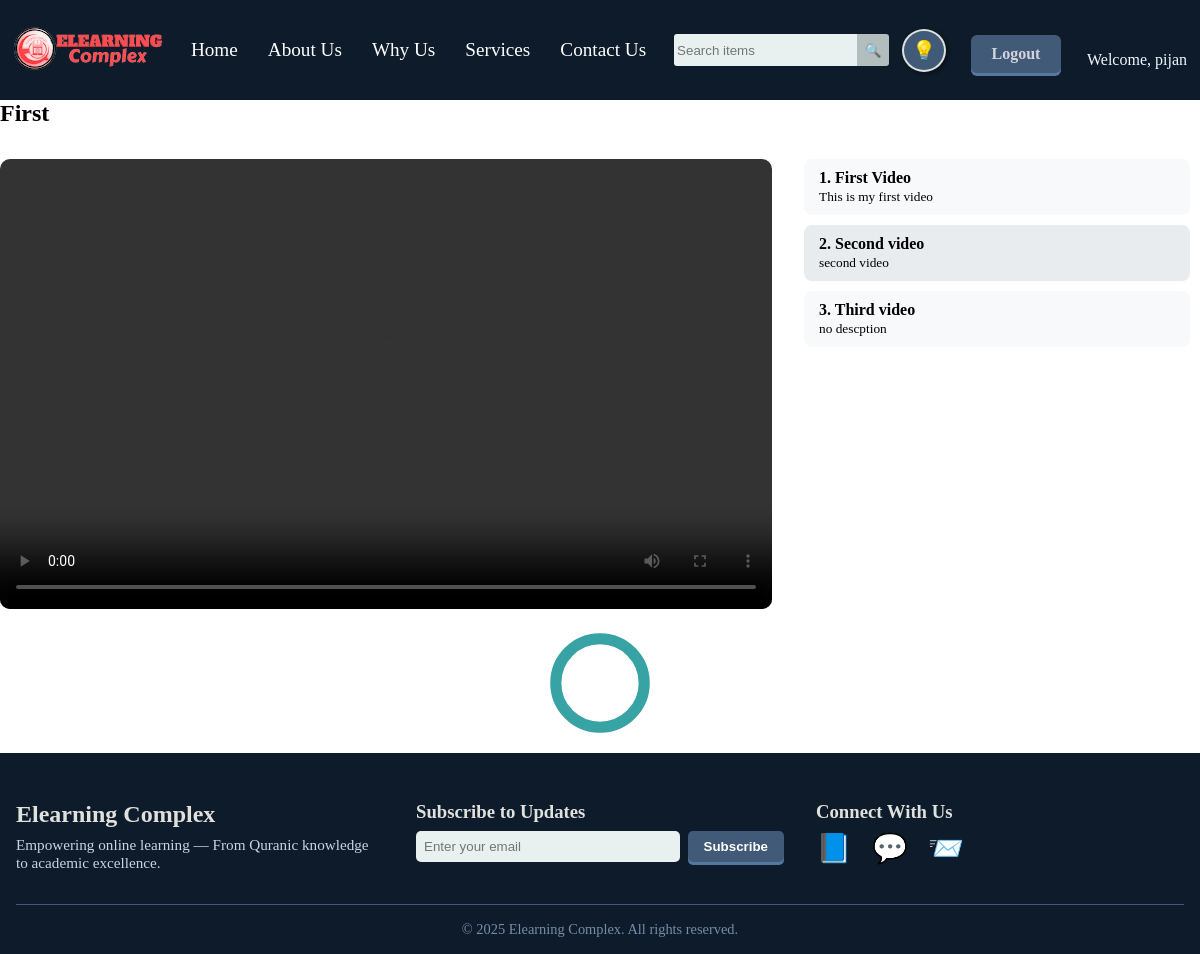
The app's page /student-dashboard/courses/1/ (signed in) with its own data.
### firstapp/models.py (models this page shows, shortened)
class Courses(models.Model):
    name = models.CharField(max_length=100)
    description = models.TextField()
    price = models.DecimalField(max_digits=10, decimal_places=2)
    created_at = models.DateTimeField(auto_now_add=True)
    updated_at = models.DateTimeField(auto_now=True)
    teacher = models.ForeignKey(Teacher, on_delete=models.CASCADE)
    students = models.ManyToManyField(Student, related_name='courses')
    thumbnail = models.ImageField(upload_to='thumbnails/', blank=True, null=True)

class video(models.Model):
    file=models.FileField(upload_to='videos/', null=True, blank=True)
    title = models.CharField(max_length=100)
    description = models.TextField()
    url = models.URLField(null=True, blank=True)
    created_at = models.DateTimeField(auto_now_add=True)
    course = models.ForeignKey(Courses, on_delete=models.CASCADE)

### firstapp/views.py (the view)
# urls.py: path('student-dashboard/courses/<int:course_id>/', views.student_course_detail, name='s_course_detail'),
def student_course_detail(request, course_id,video_id=None):
    if request.user.is_authenticated:
        profile = Profile.objects.get(user=request.user)
        if profile.role == "student":
            course = Courses.objects.get(id=course_id)
            videos = video.objects.filter(course=course)
            student = Student.objects.get(profile=profile)
            tracker, created = ProgressTracker.objects.get_or_create(student=student, course=course)
            if video_id:
                current_video = get_object_or_404(video, id=video_id, course=course)
            elif tracker.last_video:
                current_video = tracker.last_video
            else:
                current_video = videos.first()
            return render(request, "s_course_detail.html", {
                'course': course,
                'videos': videos,
                'first_video': current_video,
                'progress_tracker': tracker, })
        else:
            messages.error(request, "You are not authorized to access this page.")
            return redirect("/")
    else:
        messages.error(request, "You need to log in first.")
        return redirect("/login")

### templates/s_course_detail.html (shortened to what this page needs)
{% extends 'base.html' %}
{% load static %}
{% block content %}
<div class="container py-5">
    <h2 class="fw-bold mb-4">{{ course.name }}</h2>
    <div class="video-container">
        <div class="main-player" id="main-player">
            {% if first_video %}
            {% if first_video.file %}
            <video controls id="video-player">
                <source src="{{ first_video.file.url }}" type="video/mp4">
            </video>
            {% elif first_video.url %}
            <iframe id="video-player" src="{{ first_video.url }}" frameborder="0" allowfullscreen></iframe>
            {% endif %}
            {% else %}
            <p class="text-muted">No videos available yet.</p>
            {% endif %}
        </div>
        <div class="video-list">
            {% for vid in videos %}
            <a href="{% url 'play_video' vid.course.id vid.id %}" style="text-decoration: none; color: inherit;">
                <div class="video-item {% if vid.id == first_video.id %}active{% endif %}">
                    <strong>{{ forloop.counter }}. {{ vid.title }}</strong><br>
                    <small class="text-muted">{{ vid.description|truncatechars:60 }}</small>
                </div>
            </a>
            {% endfor %}
        </div>
    </div>
{% if progress_tracker %}
<div class="progress-circle-wrapper">
    <svg class="progress-circle" viewBox="0 0 36 36">
        <path class="circle-bg"
              d="M18 2.0845
                 a 15.9155 15.9155 0 0 1 0 31.831
                 a 15.9155 15.9155 0 0 1 0 -31.831" />
        <path class="circle"
              stroke-dasharray="{{ progress_tracker.progress|default:0 }}, 100"
              d="M18 2.0845
                 a 15.9155 15.9155 0 0 1 0 31.831
                 a 15.9155 15.9155 0 0 1 0 -31.831" />
        <text x="18" y="20.35" class="percentage-text">
            {{ progress_tracker.progress|default:0 }}%
        </text>
    </svg>
</div>
{% endif %}
</div>
{% endblock %}

### templates/base.html (shortened to what this page needs)
{% load static %}
<!DOCTYPE html>
<html lang="en">
<head>
    <link rel="stylesheet" href="/static/css/base.css">
    <link rel="stylesheet" href="https://cdnjs.cloudflare.com/ajax/libs/font-awesome/6.0.0-beta3/css/all.min.css"
 />
</head>
<body>
    <header>
        <nav id="navbar">
            <a id="logo" href="#">
                <img src="/static/images/image.png" alt="Elearning Complex" />
            </a>
            <ul id="ulist">
                <li class="navlists"> <a class="anav" href="{% url 'home'%}">Home</a></li>
                <li class="navlists"> <a class="anav" href="{%url 'about-us'%}">About Us</a></li>
                <li class="navlists"> <a class="anav" href="#">Why Us</a></li>
                <li class="navlists"> <a class="anav" href="{% url 'courses' %}">Services</a></li>
                <li class="navlists"> <a class="anav" href="#">Contact Us</a></li>
            </ul>
            <div id="search-box">
                <input type="text" id="search" name="search" placeholder="Search items" /><button
                    id="search-button">🔍</button>
            </div>
            <div id="dark-light">
                <button title="Toggle Theme">💡</button>
            </div>
            <div id="auth-buttons">
                {% if user.is_authenticated %}
                <a class="auth-btn" id="login-btn" href="{% url 'logout' %}">Logout</a>
                <div class="welcome">
                    <p style=" padding-left: 30px; padding-top: 20px; color: aliceblue;" id="welcome-message"
                        style="display: none;">Welcome,
                        {{user.username }}
                    </p>
                </div>
                {% else %}
                <a class="auth-btn" id="login-btn" href="{% url 'login' %}">Login</a>
                <a class="auth-btn" id="signup-btn" href="{% url 'chooseRole' %}">Sign Up</a>
                {% endif %}
            </div>
        </nav>
    </header>
        {% block content %}
        {% endblock %}
        <footer id="footer">
            <div class="footer-content">
                <div class="footer-section">
                    <h2>Elearning Complex</h2>
                    <p>Empowering online learning — From Quranic knowledge to academic excellence.</p>
                </div>
                <div class="footer-section">
                    <h3>Subscribe to Updates</h3>
                    <form id="newsletter-form">
                        <input type="email" placeholder="Enter your email" required>
                        <button type="submit">Subscribe</button>
                    </form>
                </div>
                <div class="footer-section">
                    <h3>Connect With Us</h3>
                    <div class="social-icons">
                        <a href="#" title="Facebook">📘</a>
                        <a href="#" title="WhatsApp">💬</a>
                        <a href="#" title="Telegram">📨</a>
                    </div>
                </div>
            </div>
            <div class="footer-bottom">
                <p>© 2025 Elearning Complex. All rights reserved.</p>
            </div>
        </footer>

### static/css/base.css (style rules this page uses)
* { margin: 0; padding: 0; box-sizing: border-box; }
#navbar { height: 100px; background-color: #0d1b2a; width: 100%; display: flex; justify-content: space-evenly; align-items: center; padding: 0; margin: 0; }
#logo { margin: 0px 0px 0px 0rem; text-decoration: none; }
#ulist { list-style-type: none; display: flex; height: 100px; font-size: 1.2rem; align-items: center; }
.navlists { height: 100%; display: flex; align-items: center; }
.anav { text-decoration: none; color: white; margin: 0px 15px 0px; }
#search-box { margin: 0px; display: flex; align-items: center; }
#search { height: 2rem; border-radius: 3px 0px 0px 3px; border-style: none; padding: 0px 3px; background-color: rgb(232, 241, 240); }
#search-button { height: 2rem; border-radius: 0px 3px 3px 0px; border-style: none; width: 2rem; background-color: rgb(177, 190, 189); }
#dark-light button { font-size: 1.2rem; padding: 0.5rem; border-radius: 50%; background-color: #415a77; color: white; border: 2px solid #e0e1dd; cursor: pointer; transition: background-color 0.3s ease, transform 0.2s ease; box-shadow: 2px 2px 4px rgba(0, 0, 0, 0.4); }
#auth-buttons { display: flex; }
.auth-btn { width: 90px; text-decoration: none; background-color: #415a77; border-radius: 3px; border: none; border: 2px; padding: 0.6rem 0.2rem; border-radius: 6px; font-weight: bold; font-size: 1rem; cursor: pointer; transition: all 0.2s ease-in-out; margin-left: 0.5rem; color: rgb(211, 211, 221); transform: translate3d(4px, 4px, 9px); box-shadow: 0 3px 0px #56789e; text-align: center; }
#footer { background-color: #0d1b2a; color: #e0e1dd; padding: 3rem 1rem 1rem; font-family: inherit; }
.footer-content { display: flex; justify-content: space-around; flex-wrap: wrap; gap: 2rem; max-width: 1200px; margin: auto; }
.footer-section { flex: 1; min-width: 250px; }
.footer-section h2, .footer-section h3 { color: #e0e1dd; margin-bottom: 0.5rem; }
.footer-section p { color: #cbd5e1; font-size: 0.95rem; }
#newsletter-form { display: flex; flex-wrap: wrap; gap: 0.5rem; }
#newsletter-form input[type="email"] { padding: 0.5rem; border: none; border-radius: 5px; background-color: rgb(232, 241, 240); flex: 1; }
#newsletter-form button { padding: 0.5rem 1rem; background-color: #415a77; color: white; border: none; border-radius: 5px; font-weight: bold; cursor: pointer; box-shadow: 0 3px 0px #56789e; transition: all 0.3s ease; }
.social-icons a { font-size: 1.8rem; margin-right: 1rem; color: #e0e1dd; transition: color 0.3s; text-decoration: none; }
.footer-bottom { text-align: center; margin-top: 2rem; border-top: 1px solid #415a77; padding-top: 1rem; font-size: 0.9rem; color: #778da9; }

### templates/s_course_detail.html (style rules this page uses)
.progress-circle-wrapper { width: 100px; height: 100px; display: flex; align-items: center; justify-content: center; margin: 20px auto; }
.progress-circle { width: 100px; height: 100px; transform: rotate(-90deg); }
.video-container { display: flex; flex-wrap: wrap; gap: 2rem; margin-top: 2rem; }
.main-player { flex: 2; min-width: 60%; }
.main-player video, .main-player iframe { width: 100%; height: 450px; border-radius: 10px; }
.video-list { flex: 1; min-width: 300px; max-height: 500px; overflow-y: auto; padding-right: 10px; }
.video-item { padding: 10px 15px; margin-bottom: 10px; background-color: #f8f9fa; border-radius: 8px; cursor: pointer; transition: background-color 0.2s; }
.video-item:hover, .video-item.active { background-color: #e9ecef; }

### records on screen
Courses: name "First"
video: title "First Video", description "This is my first video"
video: title "Second video", description "second video"
video: title "Third video", description "no descption"

### other values on screen
{{ user.username }} "pijan"
